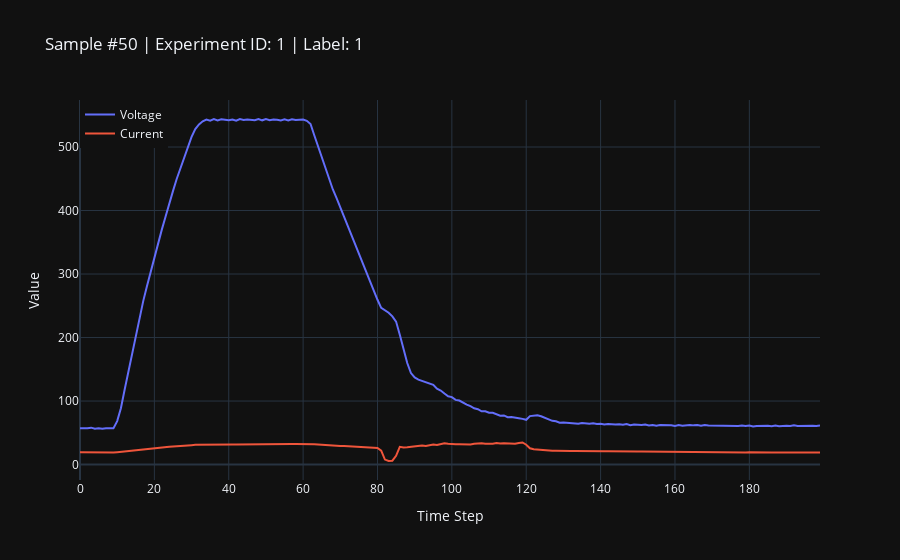

Notebook source saved alongside this figure:
### Code cell
# Beispiel: Funktion testen
data, labels, exp_ids = get_welding_data(data_path, n_samples=100)

# Erzeuge zufällige interaktive Visualisierung
fig = create_plotly_plot(data, labels, exp_ids)

# Speichern und anzeigen
save_plotly_figure_as_html(fig, plot_path / "welding_sample_random.html")
fig.show()

### Figure 1 — Plotly figure (JSON) as saved in the notebook; plotly's stock layout.template omitted (floating-point values rounded to 4 significant figures; data arrays with more than 128 entries replaced by an {"elided": "..."} marker saying what was removed)
{"data": [{"mode": "lines", "name": "Voltage", "x": {"elided": "200 int values"}, "y": {"elided": "200 float values"}, "type": "scatter"}, {"mode": "lines", "name": "Current", "x": {"elided": "200 int values"}, "y": {"elided": "200 float values"}, "type": "scatter"}], "layout": {"legend": {"x": 0, "y": 1}, "title": {"text": "Sample #50 | Experiment ID: 1 | Label: 1"}, "xaxis": {"title": {"text": "Time Step"}}, "yaxis": {"title": {"text": "Value"}}}}
